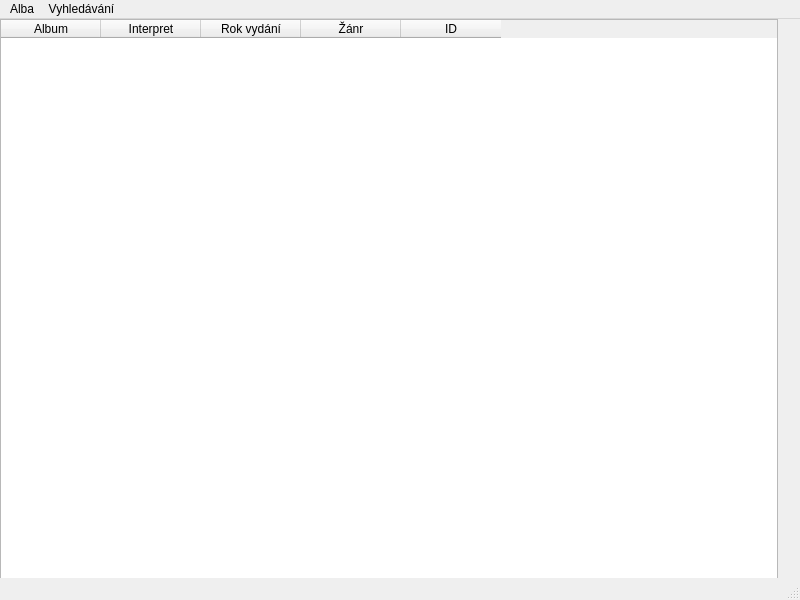
<?xml version="1.0" encoding="UTF-8"?>
<ui version="4.0">
 <class>MainWindow</class>
 <widget class="QMainWindow" name="MainWindow">
  <property name="geometry">
   <rect>
    <x>0</x>
    <y>0</y>
    <width>800</width>
    <height>600</height>
   </rect>
  </property>
  <property name="windowTitle">
   <string>CDDB</string>
  </property>
  <widget class="QWidget" name="centralwidget">
   <widget class="QTableWidget" name="tableWidget">
    <property name="geometry">
     <rect>
      <x>0</x>
      <y>0</y>
      <width>778</width>
      <height>578</height>
     </rect>
    </property>
    <property name="sizePolicy">
     <sizepolicy hsizetype="Expanding" vsizetype="Expanding">
      <horstretch>0</horstretch>
      <verstretch>0</verstretch>
     </sizepolicy>
    </property>
    <property name="autoFillBackground">
     <bool>false</bool>
    </property>
    <property name="sortingEnabled">
     <bool>true</bool>
    </property>
    <column>
     <property name="text">
      <string>Album</string>
     </property>
    </column>
    <column>
     <property name="text">
      <string>Interpret</string>
     </property>
    </column>
    <column>
     <property name="text">
      <string>Rok vydání</string>
     </property>
    </column>
    <column>
     <property name="text">
      <string>Žánr</string>
     </property>
    </column>
    <column>
     <property name="text">
      <string>ID</string>
     </property>
    </column>
   </widget>
  </widget>
  <widget class="QMenuBar" name="menubar">
   <property name="geometry">
    <rect>
     <x>0</x>
     <y>0</y>
     <width>800</width>
     <height>26</height>
    </rect>
   </property>
   <widget class="QMenu" name="menuAlba">
    <property name="title">
     <string>Alba</string>
    </property>
    <addaction name="actionPridat"/>
   </widget>
   <widget class="QMenu" name="menuFiltry">
    <property name="title">
     <string>Vyhledávání</string>
    </property>
    <addaction name="actionOdstranit_filtr"/>
    <addaction name="separator"/>
    <addaction name="actionGenre"/>
    <addaction name="actionAutor"/>
    <addaction name="actionRok"/>
   </widget>
   <addaction name="menuAlba"/>
   <addaction name="menuFiltry"/>
  </widget>
  <widget class="QStatusBar" name="statusbar"/>
  <action name="actionPridat">
   <property name="text">
    <string>Přidat</string>
   </property>
  </action>
  <action name="actionGenre">
   <property name="text">
    <string>Žánr</string>
   </property>
  </action>
  <action name="actionAutor">
   <property name="text">
    <string>Autor</string>
   </property>
  </action>
  <action name="actionRok">
   <property name="text">
    <string>Rok</string>
   </property>
  </action>
  <action name="actionOdstranit_filtr">
   <property name="text">
    <string>Odstranit filtr</string>
   </property>
  </action>
 </widget>
 <resources/>
 <connections/>
</ui>
